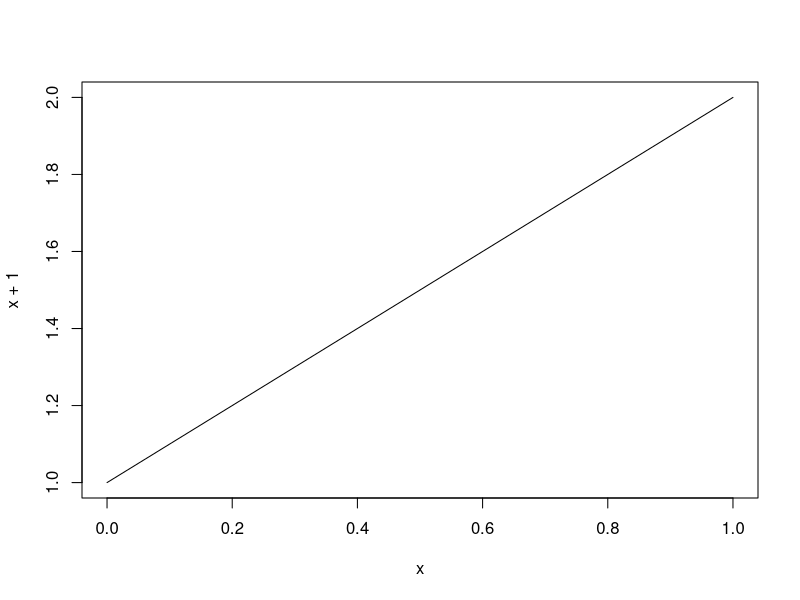
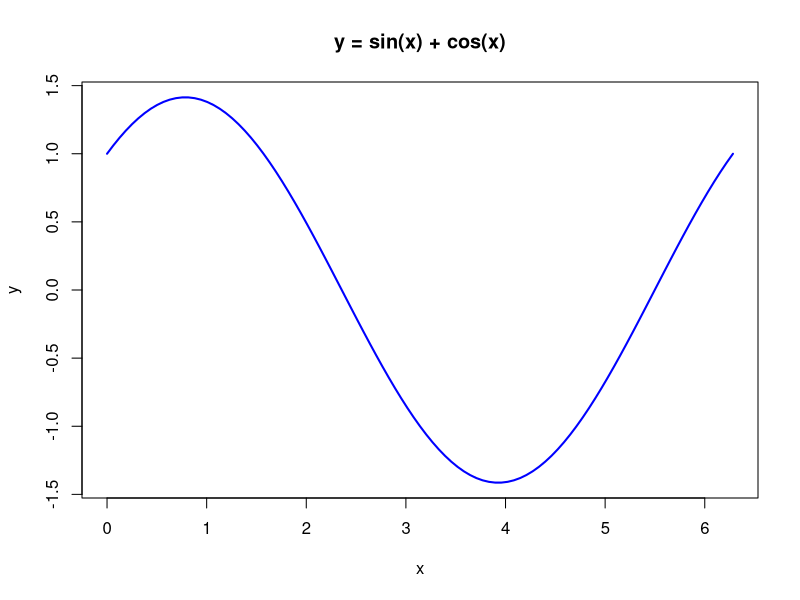
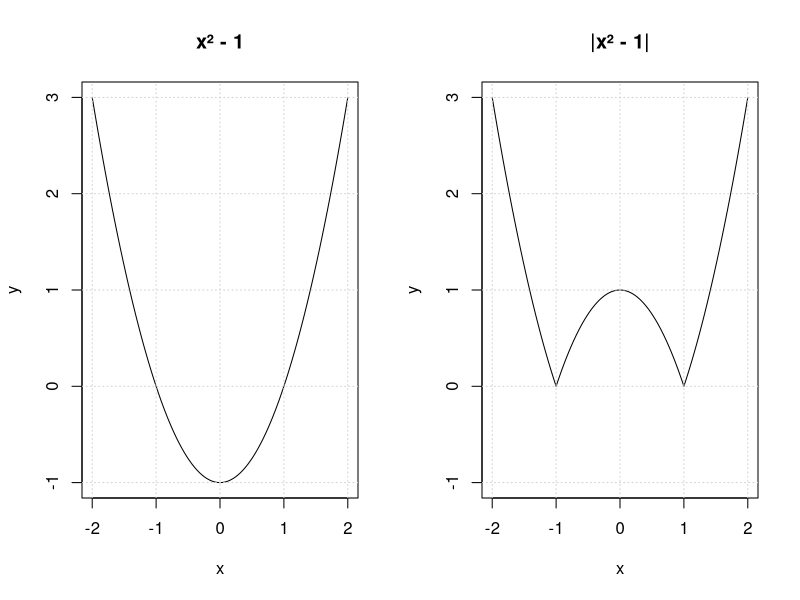
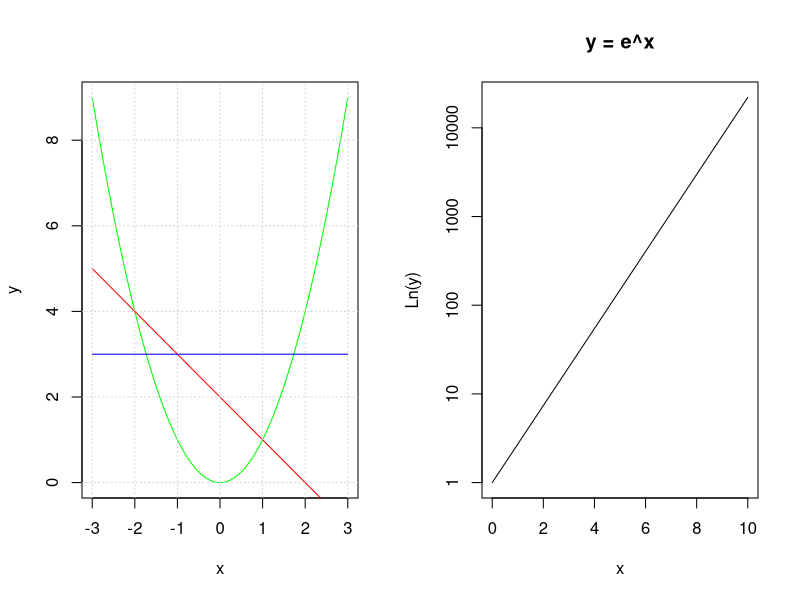
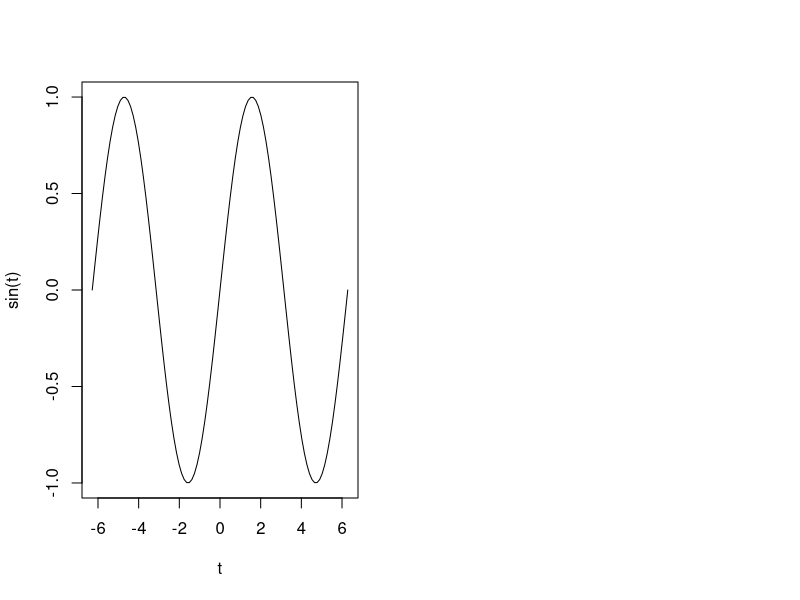

Source code (R) for these figures, in order:
## ---- chunk 1
#| label: fig-vb01
#| fig-cap: "Grafiek van f(x) = x +1"

curve(expr = x+1)
## ---- chunk 2
#| label: fig-vb02
#| fig-cap: "Grafiek met gespecificeerd domein voor x en iets dikkere blauwe lijn."

curve(expr = sin(x) + cos(x), from = 0, to = 2*pi, 
      ylab = "y", main = "y = sin(x) + cos(x)", col = "blue", lwd=2)
## ---- chunk 3
#| label: fig-vb03
#| fig-cap: "Twee grafieken met elkaar vergeleken."

par(mfrow = c(1,2))
curve(expr = x^2 - 1, from = -2, to = 2, 
      ylim = c(-1,3), ylab = "y", main = "x² - 1")
grid()
curve(expr = abs(x^2 - 1), from = -2, to = 2, 
      ylim = c(-1,3), ylab = "y", main = "|x² - 1|")
grid()
## ---- chunk 4
#| label: fig-vb04
#| fig-cap: "Meerdere grafieken in één figuur."
#| preview: true

curve(expr = x^2, from = -3, to = 3, ylab = "y", col = "green")
curve(expr = -x + 2, add = TRUE, col = "red")
curve(expr = 0*x + 3, add = TRUE, col = "blue")
grid()
## ---- chunk 5
#| label: fig-vb05
#| fig-cap: "Logaritmische schaal voor de Y-as"

curve(expr = exp(x), from = 0, to = 10, log = "y", ylab = "Ln(y)", main = "y = e^x")
## ---- chunk 6
#| label: fig-vb06
#| fig-cap: "Logaritmische schaal voor zowel de Y-as als de X-as"

curve(expr = sin, from = -2*pi, to = 2*pi, xname = "t")
